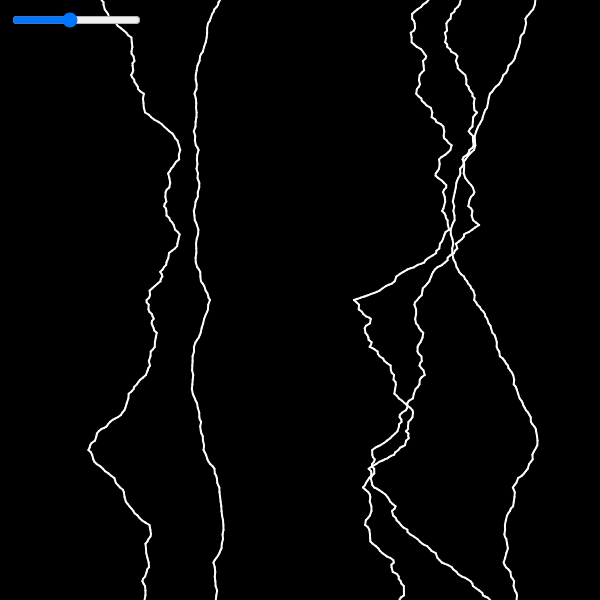
Frame 1 (no input)
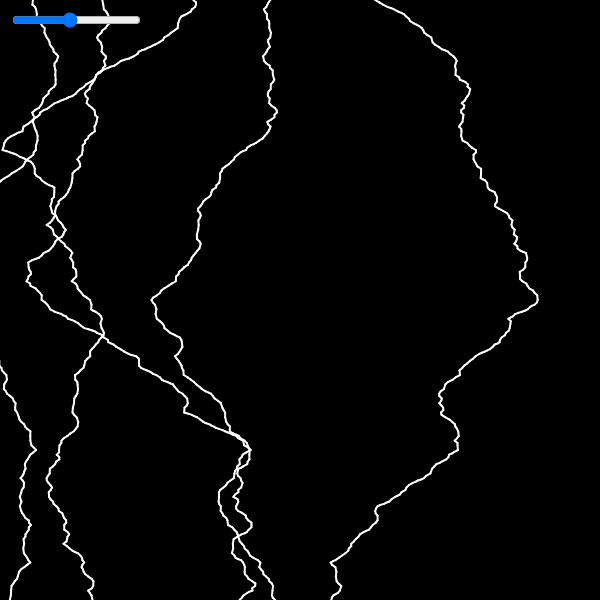
Frame 60 (no input)
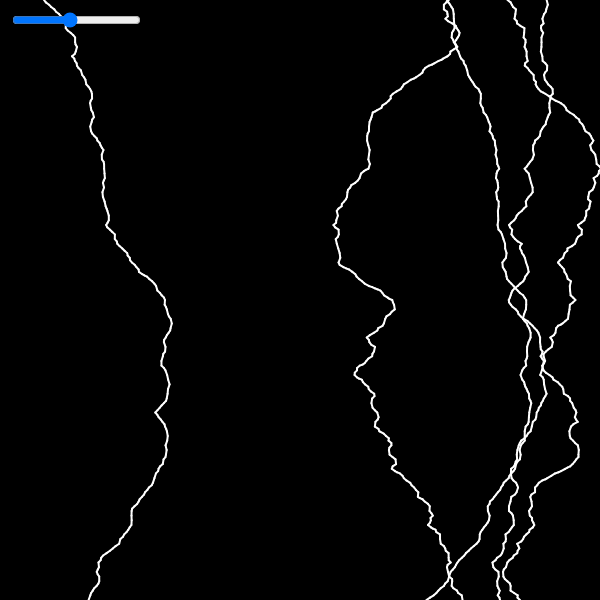
Frame 120 (the mouse pressed at the canvas centre since frame 60)

The p5.js sketch that drew these frames (run headless with seeded random() and noise() and a simulated clock; from frame 60 on, the mouse is pressed at the canvas centre):

// p5.js sketch
// ── sketch.js
let roughness, slider;

function setup() {
  createCanvas(600, 600);
  strokeWeight(2);
  noFill();

  // Create slider to adjust number of lightning bolts
  slider = createSlider(1, 10, 5);
  slider.position(10, 10);
}

function draw() {
  background(0);
  stroke(255);

  // Get number of lightning bolts from slider
  const numBolts = slider.value();

  // Generate the specified number of lightning bolts
  for (let i = 0; i < numBolts; i++) {
    const startX = random(width);
    const startY = 0;
    const endX = startX + random(-50, 50);
    const endY = height;
    roughness = random(0.2, 0.8);

    lightning(startX, startY, endX, endY, roughness);
  }
}

function lightning(x1, y1, x2, y2, roughness) {
  if (dist(x1, y1, x2, y2) < 5) {
    line(x1, y1, x2, y2);
  } else {
    const midX = (x1 + x2) / 2;
    const midY = (y1 + y2) / 2;
    const displacement = (random() - 0.5) * roughness * (y2 - y1);

    const newMidX = midX + displacement;
    lightning(x1, y1, newMidX, midY, roughness);
    lightning(newMidX, midY, x2, y2, roughness);
  }
}
